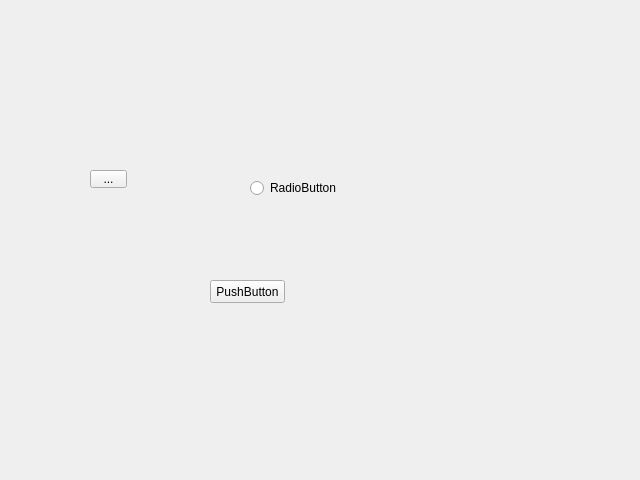
<?xml version="1.0" encoding="UTF-8"?>
<ui version="4.0">
 <class>WidgetB</class>
 <widget class="QWidget" name="WidgetB">
  <property name="geometry">
   <rect>
    <x>0</x>
    <y>0</y>
    <width>640</width>
    <height>480</height>
   </rect>
  </property>
  <property name="windowTitle">
   <string>Form</string>
  </property>
  <widget class="QPushButton" name="pushButton">
   <property name="geometry">
    <rect>
     <x>210</x>
     <y>280</y>
     <width>75</width>
     <height>23</height>
    </rect>
   </property>
   <property name="text">
    <string>PushButton</string>
   </property>
  </widget>
  <widget class="QToolButton" name="toolButton">
   <property name="geometry">
    <rect>
     <x>90</x>
     <y>170</y>
     <width>37</width>
     <height>18</height>
    </rect>
   </property>
   <property name="text">
    <string>...</string>
   </property>
  </widget>
  <widget class="QRadioButton" name="radioButton">
   <property name="geometry">
    <rect>
     <x>250</x>
     <y>180</y>
     <width>89</width>
     <height>16</height>
    </rect>
   </property>
   <property name="text">
    <string>RadioButton</string>
   </property>
  </widget>
 </widget>
 <resources/>
 <connections/>
</ui>
